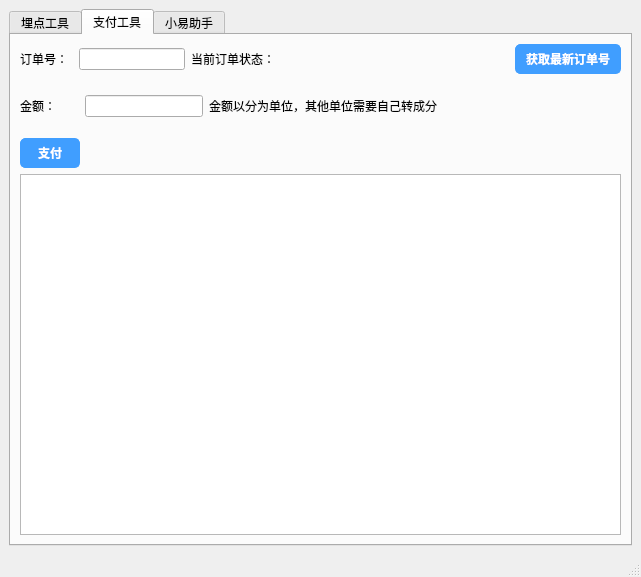
<?xml version="1.0" encoding="UTF-8"?>
<ui version="4.0">
 <class>MainWindow</class>
 <widget class="QMainWindow" name="MainWindow">
  <property name="geometry">
   <rect>
    <x>0</x>
    <y>0</y>
    <width>641</width>
    <height>577</height>
   </rect>
  </property>
  <property name="windowTitle">
   <string>测试工具</string>
  </property>
  <property name="styleSheet">
   <string notr="true">QPushButton {
	background-color: #409eff;
	color: #fff;
	font-weight: 500;
	padding: 5px 10px;
	border: 1px solid #409eff;
	border-radius: 5px;
	cursor: pointer;
	display: inline-block;	
}</string>
  </property>
  <widget class="QWidget" name="centralwidget">
   <layout class="QHBoxLayout" name="horizontalLayout_5">
    <item>
     <widget class="QTabWidget" name="tabWidget">
      <property name="styleSheet">
       <string notr="true"/>
      </property>
      <property name="currentIndex">
       <number>1</number>
      </property>
      <widget class="QWidget" name="DataTraceToolTab">
       <attribute name="title">
        <string>埋点工具</string>
       </attribute>
       <layout class="QHBoxLayout" name="horizontalLayout_4">
        <item>
         <layout class="QVBoxLayout" name="verticalLayout_5" stretch="6,2,6">
          <item>
           <widget class="QGroupBox" name="uploadFileGroupBox">
            <property name="title">
             <string>1、上传文件埋点文件</string>
            </property>
            <layout class="QVBoxLayout" name="verticalLayout" stretch="0,3">
             <item>
              <layout class="QHBoxLayout" name="horizontalLayout" stretch="1,1,2,5">
               <item>
                <widget class="QPushButton" name="uploadFileBtn">
                 <property name="text">
                  <string>上传埋点文件</string>
                 </property>
                </widget>
               </item>
               <item>
                <widget class="QLabel" name="userIdLabel">
                 <property name="sizePolicy">
                  <sizepolicy hsizetype="Fixed" vsizetype="Fixed">
                   <horstretch>0</horstretch>
                   <verstretch>0</verstretch>
                  </sizepolicy>
                 </property>
                 <property name="text">
                  <string>用户ID：</string>
                 </property>
                </widget>
               </item>
               <item>
                <widget class="QLineEdit" name="userIdLineEdit">
                 <property name="text">
                  <string/>
                 </property>
                 <property name="placeholderText">
                  <string>多个user_id以“,”隔开</string>
                 </property>
                </widget>
               </item>
               <item>
                <widget class="QLabel" name="attentionLabel">
                 <property name="enabled">
                  <bool>true</bool>
                 </property>
                 <property name="sizePolicy">
                  <sizepolicy hsizetype="Fixed" vsizetype="Fixed">
                   <horstretch>0</horstretch>
                   <verstretch>0</verstretch>
                  </sizepolicy>
                 </property>
                 <property name="text">
                  <string>注意：输入userId点击excel埋点数据即可生成对应SQL</string>
                 </property>
                </widget>
               </item>
              </layout>
             </item>
             <item>
              <widget class="QTableWidget" name="dataTraceTableWidget">
               <attribute name="horizontalHeaderDefaultSectionSize">
                <number>75</number>
               </attribute>
              </widget>
             </item>
            </layout>
           </widget>
          </item>
          <item>
           <widget class="QGroupBox" name="SQLGroupBox">
            <property name="enabled">
             <bool>true</bool>
            </property>
            <property name="sizePolicy">
             <sizepolicy hsizetype="Preferred" vsizetype="Preferred">
              <horstretch>0</horstretch>
              <verstretch>0</verstretch>
             </sizepolicy>
            </property>
            <property name="title">
             <string>2、点击表格埋点数据生成对应SQL并自动查询</string>
            </property>
            <layout class="QHBoxLayout" name="horizontalLayout_2" stretch="1,1,7">
             <item>
              <layout class="QVBoxLayout" name="verticalLayout_2" stretch="1,1">
               <item>
                <widget class="QLabel" name="pageKeyLabel">
                 <property name="sizePolicy">
                  <sizepolicy hsizetype="Fixed" vsizetype="Fixed">
                   <horstretch>0</horstretch>
                   <verstretch>0</verstretch>
                  </sizepolicy>
                 </property>
                 <property name="text">
                  <string>page_key所在列：</string>
                 </property>
                </widget>
               </item>
               <item>
                <widget class="QLabel" name="actionKeyLabel">
                 <property name="sizePolicy">
                  <sizepolicy hsizetype="Fixed" vsizetype="Fixed">
                   <horstretch>0</horstretch>
                   <verstretch>0</verstretch>
                  </sizepolicy>
                 </property>
                 <property name="text">
                  <string>action_key所在列：</string>
                 </property>
                </widget>
               </item>
              </layout>
             </item>
             <item>
              <layout class="QVBoxLayout" name="verticalLayout_3" stretch="1,1">
               <item>
                <widget class="QLineEdit" name="pageKeyLineEdit"/>
               </item>
               <item>
                <widget class="QLineEdit" name="actionKeyLineEdit"/>
               </item>
              </layout>
             </item>
             <item>
              <widget class="QTextEdit" name="sqlTextEdit"/>
             </item>
            </layout>
           </widget>
          </item>
          <item>
           <widget class="QGroupBox" name="resultGroupBox">
            <property name="title">
             <string>3、查询结果展示或修改SQL后点击查询按钮再次查询</string>
            </property>
            <layout class="QVBoxLayout" name="verticalLayout_4" stretch="1,3">
             <item>
              <layout class="QHBoxLayout" name="horizontalLayout_3" stretch="1,8">
               <item>
                <widget class="QPushButton" name="queryBtn">
                 <property name="text">
                  <string>查询</string>
                 </property>
                </widget>
               </item>
               <item>
                <spacer name="horizontalSpacer">
                 <property name="orientation">
                  <enum>Qt::Horizontal</enum>
                 </property>
                 <property name="sizeHint" stdset="0">
                  <size>
                   <width>40</width>
                   <height>20</height>
                  </size>
                 </property>
                </spacer>
               </item>
              </layout>
             </item>
             <item>
              <widget class="QTableWidget" name="resultTableWidget"/>
             </item>
            </layout>
           </widget>
          </item>
         </layout>
        </item>
       </layout>
      </widget>
      <widget class="QWidget" name="PayToolTab">
       <attribute name="title">
        <string>支付工具</string>
       </attribute>
       <layout class="QHBoxLayout" name="horizontalLayout_9">
        <item>
         <layout class="QVBoxLayout" name="verticalLayout_6" stretch="1,1,1,7">
          <item>
           <layout class="QHBoxLayout" name="horizontalLayout_7" stretch="1,2,2,4,1">
            <item>
             <widget class="QLabel" name="orderNoLabel">
              <property name="text">
               <string>订单号：</string>
              </property>
             </widget>
            </item>
            <item>
             <widget class="QLineEdit" name="orderNoLineEdit"/>
            </item>
            <item>
             <widget class="QLabel" name="orderStatusLabel">
              <property name="enabled">
               <bool>true</bool>
              </property>
              <property name="text">
               <string>当前订单状态：</string>
              </property>
             </widget>
            </item>
            <item>
             <spacer name="horizontalSpacer_2">
              <property name="orientation">
               <enum>Qt::Horizontal</enum>
              </property>
              <property name="sizeHint" stdset="0">
               <size>
                <width>40</width>
                <height>20</height>
               </size>
              </property>
             </spacer>
            </item>
            <item>
             <widget class="QPushButton" name="getOrderNoBtn">
              <property name="text">
               <string>获取最新订单号</string>
              </property>
             </widget>
            </item>
           </layout>
          </item>
          <item>
           <layout class="QHBoxLayout" name="horizontalLayout_8" stretch="1,2,7">
            <item>
             <widget class="QLabel" name="label_4">
              <property name="text">
               <string>金额：</string>
              </property>
             </widget>
            </item>
            <item>
             <widget class="QLineEdit" name="paidAmountLineEdit"/>
            </item>
            <item>
             <widget class="QLabel" name="label_5">
              <property name="text">
               <string>金额以分为单位，其他单位需要自己转成分</string>
              </property>
             </widget>
            </item>
           </layout>
          </item>
          <item>
           <layout class="QHBoxLayout" name="horizontalLayout_6" stretch="1,9">
            <item>
             <widget class="QPushButton" name="payBtn">
              <property name="text">
               <string>支付</string>
              </property>
             </widget>
            </item>
            <item>
             <spacer name="horizontalSpacer_3">
              <property name="orientation">
               <enum>Qt::Horizontal</enum>
              </property>
              <property name="sizeHint" stdset="0">
               <size>
                <width>40</width>
                <height>20</height>
               </size>
              </property>
             </spacer>
            </item>
           </layout>
          </item>
          <item>
           <widget class="QTextBrowser" name="resultTextBrowser"/>
          </item>
         </layout>
        </item>
       </layout>
      </widget>
      <widget class="QWidget" name="xiaoYiAssistantTab">
       <attribute name="title">
        <string>小易助手</string>
       </attribute>
       <layout class="QVBoxLayout" name="verticalLayout_7" stretch="1,1,1,1,1,1,1,6">
        <item>
         <layout class="QHBoxLayout" name="horizontalLayout_10" stretch="1,2,1,2,1,2,3">
          <item>
           <widget class="QLabel" name="label">
            <property name="text">
             <string>工具类型</string>
            </property>
           </widget>
          </item>
          <item>
           <widget class="QComboBox" name="assistantTypeComboBox">
            <item>
             <property name="text">
              <string>优惠券</string>
             </property>
            </item>
            <item>
             <property name="text">
              <string>群发评价卡片</string>
             </property>
            </item>
            <item>
             <property name="text">
              <string>海报活动</string>
             </property>
            </item>
            <item>
             <property name="text">
              <string>卡片活动</string>
             </property>
            </item>
            <item>
             <property name="text">
              <string>加微卡片</string>
             </property>
            </item>
           </widget>
          </item>
          <item>
           <widget class="QLabel" name="toUserIdListLabel">
            <property name="text">
             <string>发送给用户</string>
            </property>
           </widget>
          </item>
          <item>
           <widget class="QLineEdit" name="toUserIdListLineEdit">
            <property name="text">
             <string/>
            </property>
            <property name="placeholderText">
             <string>请输入userId，多个userId以,隔开</string>
            </property>
           </widget>
          </item>
          <item>
           <widget class="QLabel" name="couponIdLabel">
            <property name="text">
             <string>优惠券ID</string>
            </property>
           </widget>
          </item>
          <item>
           <widget class="QLineEdit" name="couponIdLineEdit"/>
          </item>
          <item>
           <spacer name="horizontalSpacer_8">
            <property name="orientation">
             <enum>Qt::Horizontal</enum>
            </property>
            <property name="sizeHint" stdset="0">
             <size>
              <width>40</width>
              <height>20</height>
             </size>
            </property>
           </spacer>
          </item>
         </layout>
        </item>
        <item>
         <layout class="QHBoxLayout" name="horizontalLayout_13" stretch="1,2,1,2,1,2,1,2">
          <item>
           <widget class="QLabel" name="label_8">
            <property name="text">
             <string>actTitle</string>
            </property>
           </widget>
          </item>
          <item>
           <widget class="QLineEdit" name="actTitleLineEdit">
            <property name="text">
             <string/>
            </property>
           </widget>
          </item>
          <item>
           <widget class="QLabel" name="label_12">
            <property name="text">
             <string>actSubTitle</string>
            </property>
           </widget>
          </item>
          <item>
           <widget class="QLineEdit" name="actSubTitleLineEdit"/>
          </item>
          <item>
           <widget class="QLabel" name="label_9">
            <property name="text">
             <string>actPic</string>
            </property>
           </widget>
          </item>
          <item>
           <widget class="QLineEdit" name="actPicLineEdit"/>
          </item>
          <item>
           <widget class="QLabel" name="label_13">
            <property name="text">
             <string>actButtonText</string>
            </property>
           </widget>
          </item>
          <item>
           <widget class="QLineEdit" name="actButtonTextLineEdit"/>
          </item>
         </layout>
        </item>
        <item>
         <layout class="QHBoxLayout" name="horizontalLayout_12" stretch="1,2,1,2,6">
          <item>
           <widget class="QLabel" name="label_7">
            <property name="text">
             <string>跳转类型</string>
            </property>
           </widget>
          </item>
          <item>
           <widget class="QComboBox" name="comboBox_2"/>
          </item>
          <item>
           <widget class="QLabel" name="label_2">
            <property name="text">
             <string>secChannelCode</string>
            </property>
           </widget>
          </item>
          <item>
           <widget class="QLineEdit" name="seChannelCodeLineEdit"/>
          </item>
          <item>
           <spacer name="horizontalSpacer_4">
            <property name="orientation">
             <enum>Qt::Horizontal</enum>
            </property>
            <property name="sizeHint" stdset="0">
             <size>
              <width>40</width>
              <height>20</height>
             </size>
            </property>
           </spacer>
          </item>
         </layout>
        </item>
        <item>
         <layout class="QHBoxLayout" name="horizontalLayout_15" stretch="1,2,1,2,1,2">
          <item>
           <widget class="QLabel" name="label_10">
            <property name="text">
             <string>directCode</string>
            </property>
           </widget>
          </item>
          <item>
           <widget class="QLineEdit" name="directCodeLineEdit"/>
          </item>
          <item>
           <widget class="QLabel" name="label_17">
            <property name="text">
             <string>directAppId</string>
            </property>
           </widget>
          </item>
          <item>
           <widget class="QLineEdit" name="directAppIdLineEdit"/>
          </item>
          <item>
           <widget class="QLabel" name="directOriginIdLabel">
            <property name="text">
             <string>directOriginId</string>
            </property>
           </widget>
          </item>
          <item>
           <widget class="QLineEdit" name="directOriginIdLineEdit"/>
          </item>
         </layout>
        </item>
        <item>
         <layout class="QHBoxLayout" name="horizontalLayout_16" stretch="0,2,0,0,9">
          <item>
           <widget class="QLabel" name="directPagePathLabel">
            <property name="text">
             <string>directPagePath</string>
            </property>
           </widget>
          </item>
          <item>
           <widget class="QLineEdit" name="directPagePathLineEdit"/>
          </item>
          <item>
           <widget class="QLabel" name="directH5UrlLabel">
            <property name="text">
             <string>directH5Url</string>
            </property>
           </widget>
          </item>
          <item>
           <widget class="QLineEdit" name="lineEdit_2"/>
          </item>
          <item>
           <spacer name="horizontalSpacer_5">
            <property name="orientation">
             <enum>Qt::Horizontal</enum>
            </property>
            <property name="sizeHint" stdset="0">
             <size>
              <width>40</width>
              <height>20</height>
             </size>
            </property>
           </spacer>
          </item>
         </layout>
        </item>
        <item>
         <layout class="QHBoxLayout" name="horizontalLayout_17" stretch="1,2,1,2,1,2">
          <item>
           <widget class="QLabel" name="innerPageH5PathLabel">
            <property name="text">
             <string>innerPageH5Path</string>
            </property>
           </widget>
          </item>
          <item>
           <widget class="QLineEdit" name="innerPageH5PathLineEdit"/>
          </item>
          <item>
           <widget class="QLabel" name="innerPageAppPathLabel">
            <property name="text">
             <string>innerPageAppPath</string>
            </property>
           </widget>
          </item>
          <item>
           <widget class="QLineEdit" name="innerPageAppPathLineEdit"/>
          </item>
          <item>
           <widget class="QLabel" name="innerPageMiniAppPathLabel">
            <property name="text">
             <string>innerPageMiniAppPath</string>
            </property>
           </widget>
          </item>
          <item>
           <widget class="QLineEdit" name="innerPageMiniAppPathLineEdit"/>
          </item>
         </layout>
        </item>
        <item>
         <layout class="QHBoxLayout" name="horizontalLayout_18" stretch="1,9">
          <item>
           <widget class="QPushButton" name="sendBtn">
            <property name="text">
             <string>发送</string>
            </property>
           </widget>
          </item>
          <item>
           <spacer name="horizontalSpacer_6">
            <property name="orientation">
             <enum>Qt::Horizontal</enum>
            </property>
            <property name="sizeHint" stdset="0">
             <size>
              <width>40</width>
              <height>20</height>
             </size>
            </property>
           </spacer>
          </item>
         </layout>
        </item>
        <item>
         <widget class="QTextBrowser" name="textBrowser_2"/>
        </item>
       </layout>
      </widget>
     </widget>
    </item>
   </layout>
  </widget>
  <widget class="QStatusBar" name="statusbar"/>
 </widget>
 <resources/>
 <connections/>
</ui>
